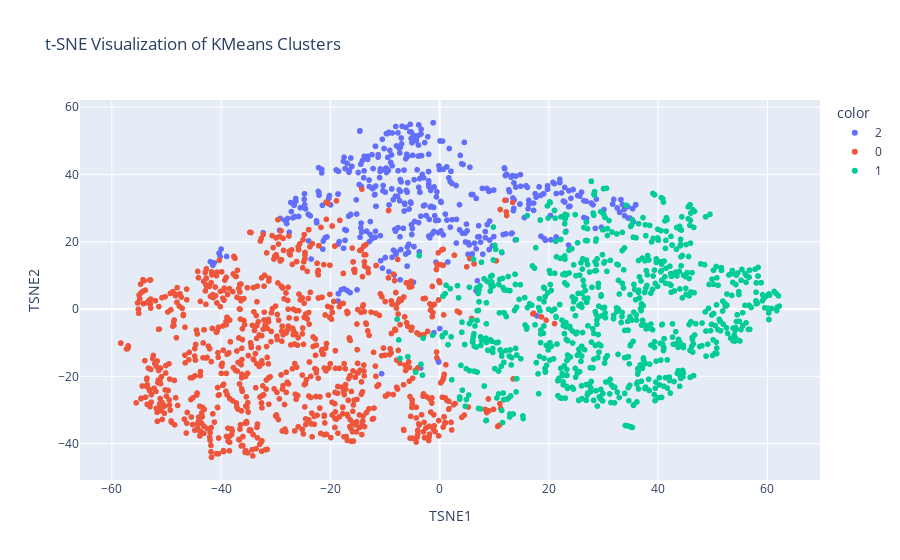

The cell this chart's notebook holds for it:
### Markdown cell above
### Завдання 5: Візуалізація кластеризації за допомогою t-SNE

Ваше завдання — використати метод t-SNE для візуалізації результатів кластеризації клієнтів у двовимірному просторі. Метод t-SNE допомагає знизити розмірність даних та зберегти локальні структури в даних, що робить його ефективним для візуалізації високорозмірних даних. Ми також зможемо порівняти результат цього методу з РСА.

1. Використайте метод t-SNE для зниження розмірності до 2х вимірів даних, які включають ознаки всі, що і в завданні 1, а також були відмасштабовані перед пониженням розмірностей.

2. Створіть новий DataFrame з координатами, отриманими після застосування t-SNE, та додайте до нього мітки кластерів.

3. Побудуйте інтерактивний 2D-графік розподілу клієнтів, де кольором буде позначено різні кластери і проаналізуйте графік з рекомендаціями нижче (можливо треба буде вивести додаткові візуалізації чи таблиці для інтерпретації, але треба прям зрозуміти, які ознаки формують який кластер і чим кластери відрізняються одне від одного).

  **Опишіть отримані кластери з точки зору ознак.**

4. Опишіть відмінність графіка tSNE від PCA.

#### ЯК можна інтерпретувати з t-SNE?

Хоча t-SNE не надає "компонентів" як РСА, він забезпечує низьковимірне представлення даних, яке можна візуально інтерпретувати:

- **Кластери:** t-SNE особливо добре показує кластери подібних точок. Якщо ви бачите чітко визначені кластери на графіку t-SNE, це свідчить про наявність груп схожих спостережень у ваших даних. Проаналізувати їх можемо, якщо додамо дані в `hover_data` або якщо якісь з даних виведемо як розмір чи форма точок на візуалізації. Також корисно може бути вивести середні значення ознак по кластерам.
- **Локальна структура:** Відносне розташування точок одного кластеру на графіку t-SNE може допомогти вам зрозуміти, які дані подібні між собою.
- **Глобальна структура:** Будьте обережні; t-SNE менш надійний для відображення глобальних структур (наприклад, відстаней між кластерами) у порівнянні з PCA, бо t-SNE націлений на збереження саме локальних структур.

### Code cell
tsne = TSNE(
    n_components=2,
    perplexity=30,
    learning_rate='auto',
    init='pca',
    random_state=42
)

X_tsne = tsne.fit_transform(X_scaled)

df_tsne = df.copy()
df_tsne['TSNE1'] = X_tsne[:, 0]
df_tsne['TSNE2'] = X_tsne[:, 1]

fig = px.scatter(
    df_tsne,
    x='TSNE1',
    y='TSNE2',
    color=df['cluster'].astype(str),
    hover_data=[ 'Income',
    'Recency',
    'NumStorePurchases',
    'NumDealsPurchases',
    'days_lifetime',
    'years_customer',
    'NumWebVisitsMonth'],
    title='t-SNE Visualization of KMeans Clusters'
)
fig.show()

### Figure 1 — Plotly figure (JSON) as saved in the notebook; plotly's stock layout.template omitted (floating-point values rounded to 4 significant figures; data arrays with more than 128 entries replaced by an {"elided": "..."} marker saying what was removed)
{"data": [{"customdata": {"elided": "455x7 int values"}, "hovertemplate": "color=2<br>TSNE1=%{x}<br>TSNE2=%{y}<br>Income=%{customdata[0]}<br>Recency=%{customdata[1]}<br>NumStorePurchases=%{customdata[2]}<br>NumDealsPurchases=%{customdata[3]}<br>days_lifetime=%{customdata[4]}<br>years_customer=%{customdata[5]}<br>NumWebVisitsMonth=%{customdata[6]}<extra></extra>", "legendgroup": "2", "marker": {"color": "#636efa", "symbol": "circle"}, "mode": "markers", "name": "2", "showlegend": true, "type": "scattergl", "x": {"elided": "455 float values"}, "xaxis": "x", "y": {"elided": "455 float values"}, "yaxis": "y"}, {"customdata": {"elided": "961x7 int values"}, "hovertemplate": "color=0<br>TSNE1=%{x}<br>TSNE2=%{y}<br>Income=%{customdata[0]}<br>Recency=%{customdata[1]}<br>NumStorePurchases=%{customdata[2]}<br>NumDealsPurchases=%{customdata[3]}<br>days_lifetime=%{customdata[4]}<br>years_customer=%{customdata[5]}<br>NumWebVisitsMonth=%{customdata[6]}<extra></extra>", "legendgroup": "0", "marker": {"color": "#EF553B", "symbol": "circle"}, "mode": "markers", "name": "0", "showlegend": true, "type": "scattergl", "x": {"elided": "961 float values"}, "xaxis": "x", "y": {"elided": "961 float values"}, "yaxis": "y"}, {"customdata": {"elided": "823x7 int values"}, "hovertemplate": "color=1<br>TSNE1=%{x}<br>TSNE2=%{y}<br>Income=%{customdata[0]}<br>Recency=%{customdata[1]}<br>NumStorePurchases=%{customdata[2]}<br>NumDealsPurchases=%{customdata[3]}<br>days_lifetime=%{customdata[4]}<br>years_customer=%{customdata[5]}<br>NumWebVisitsMonth=%{customdata[6]}<extra></extra>", "legendgroup": "1", "marker": {"color": "#00cc96", "symbol": "circle"}, "mode": "markers", "name": "1", "showlegend": true, "type": "scattergl", "x": {"elided": "823 float values"}, "xaxis": "x", "y": {"elided": "823 float values"}, "yaxis": "y"}], "layout": {"legend": {"title": {"text": "color"}, "tracegroupgap": 0}, "title": {"text": "t-SNE Visualization of KMeans Clusters"}, "xaxis": {"anchor": "y", "domain": [0, 1], "title": {"text": "TSNE1"}}, "yaxis": {"anchor": "x", "domain": [0, 1], "title": {"text": "TSNE2"}}}}
